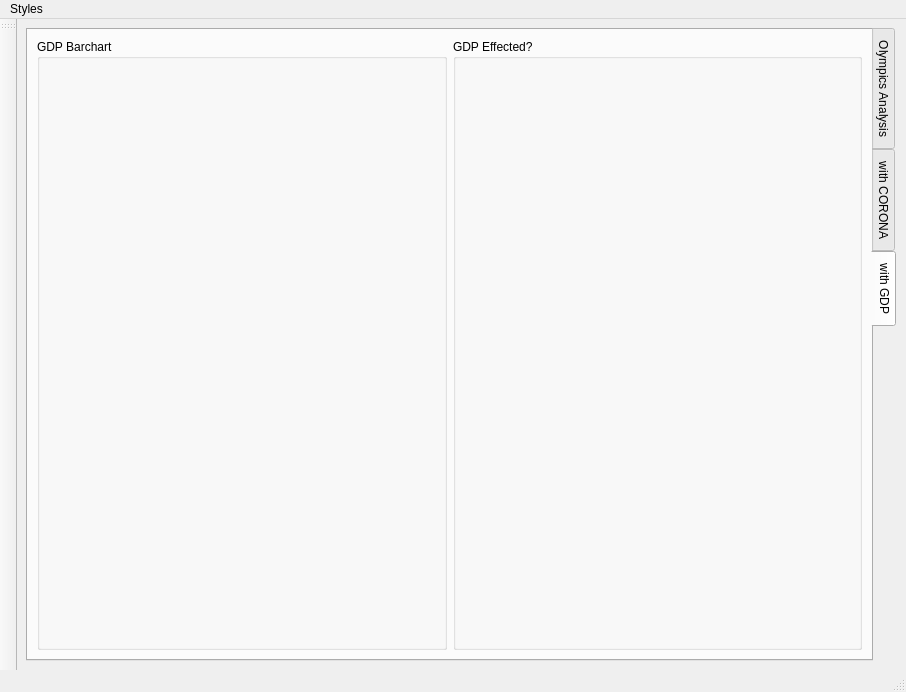
<?xml version="1.0" encoding="UTF-8"?>
<ui version="4.0">
 <class>MainWindow</class>
 <widget class="QMainWindow" name="MainWindow">
  <property name="geometry">
   <rect>
    <x>0</x>
    <y>0</y>
    <width>906</width>
    <height>692</height>
   </rect>
  </property>
  <property name="windowTitle">
   <string>Qt Material</string>
  </property>
  <widget class="QWidget" name="centralwidget">
   <layout class="QVBoxLayout" name="verticalLayout">
    <item>
     <widget class="QTabWidget" name="tabWidget">
      <property name="accessibleName">
       <string/>
      </property>
      <property name="tabPosition">
       <enum>QTabWidget::East</enum>
      </property>
      <property name="currentIndex">
       <number>2</number>
      </property>
      <widget class="QWidget" name="tab">
       <attribute name="title">
        <string>Olympics Analysis</string>
       </attribute>
       <layout class="QVBoxLayout" name="verticalLayout_3">
        <item>
         <layout class="QVBoxLayout" name="verticalLayout_5" stretch="1,1">
          <item>
           <layout class="QHBoxLayout" name="horizontalLayout_3" stretch="1,1">
            <item>
             <widget class="QGroupBox" name="groupBox_2">
              <property name="title">
               <string>Top 5 Gold medals in Tokyo Olympics</string>
              </property>
              <layout class="QVBoxLayout" name="verticalLayout_9">
               <item>
                <layout class="QGridLayout" name="graphLayout1_1"/>
               </item>
              </layout>
             </widget>
            </item>
            <item>
             <widget class="QGroupBox" name="groupBox">
              <property name="title">
               <string>Is HomeAdvantage?</string>
              </property>
              <layout class="QHBoxLayout" name="horizontalLayout_4">
               <item>
                <layout class="QGridLayout" name="graphLayout1_2"/>
               </item>
              </layout>
             </widget>
            </item>
           </layout>
          </item>
          <item>
           <layout class="QGridLayout" name="gridLayout_2">
            <item row="0" column="0">
             <widget class="QGroupBox" name="groupBox_3">
              <property name="title">
               <string>Recent Olympics Results</string>
              </property>
              <layout class="QVBoxLayout" name="verticalLayout_10">
               <item>
                <layout class="QGridLayout" name="graphLayout1_3"/>
               </item>
              </layout>
             </widget>
            </item>
           </layout>
          </item>
         </layout>
        </item>
       </layout>
      </widget>
      <widget class="QWidget" name="tab_3">
       <attribute name="title">
        <string>with CORONA</string>
       </attribute>
       <layout class="QHBoxLayout" name="horizontalLayout_6">
        <item>
         <layout class="QHBoxLayout" name="horizontalLayout" stretch="1,1">
          <item>
           <widget class="QGroupBox" name="graph2_3">
            <property name="title">
             <string>Corona Effected?</string>
            </property>
            <layout class="QVBoxLayout" name="verticalLayout_4">
             <item>
              <layout class="QGridLayout" name="graphLayout2_3"/>
             </item>
            </layout>
           </widget>
          </item>
          <item>
           <layout class="QVBoxLayout" name="verticalLayout_2" stretch="1,1">
            <item>
             <widget class="QGroupBox" name="graph2_1">
              <property name="title">
               <string>Confirmed Rate Barplot</string>
              </property>
              <layout class="QVBoxLayout" name="verticalLayout_6">
               <item>
                <layout class="QGridLayout" name="graphLayout2_1"/>
               </item>
              </layout>
             </widget>
            </item>
            <item>
             <widget class="QGroupBox" name="graph2_2">
              <property name="title">
               <string>Fatality Barplot</string>
              </property>
              <layout class="QVBoxLayout" name="verticalLayout_8">
               <item>
                <layout class="QGridLayout" name="graphLayout2_2"/>
               </item>
              </layout>
             </widget>
            </item>
           </layout>
          </item>
         </layout>
        </item>
       </layout>
      </widget>
      <widget class="QWidget" name="tab_2">
       <attribute name="title">
        <string>with GDP</string>
       </attribute>
       <layout class="QVBoxLayout" name="verticalLayout_11">
        <item>
         <layout class="QHBoxLayout" name="horizontalLayout_9" stretch="1,1">
          <item>
           <widget class="QGroupBox" name="groupBox_8">
            <property name="title">
             <string>GDP Barchart</string>
            </property>
            <layout class="QVBoxLayout" name="verticalLayout_12">
             <item>
              <layout class="QGridLayout" name="graphLayout3_1"/>
             </item>
            </layout>
           </widget>
          </item>
          <item>
           <widget class="QGroupBox" name="groupBox_7">
            <property name="title">
             <string>GDP Effected?</string>
            </property>
            <layout class="QVBoxLayout" name="verticalLayout_7">
             <item>
              <layout class="QGridLayout" name="graphLayout3_2"/>
             </item>
            </layout>
           </widget>
          </item>
         </layout>
        </item>
       </layout>
      </widget>
     </widget>
    </item>
   </layout>
   <widget class="QSplitter" name="splitter_2">
    <property name="geometry">
     <rect>
      <x>0</x>
      <y>0</y>
      <width>0</width>
      <height>0</height>
     </rect>
    </property>
    <property name="orientation">
     <enum>Qt::Vertical</enum>
    </property>
   </widget>
  </widget>
  <widget class="QMenuBar" name="menubar">
   <property name="geometry">
    <rect>
     <x>0</x>
     <y>0</y>
     <width>906</width>
     <height>21</height>
    </rect>
   </property>
   <widget class="QMenu" name="menuStyles">
    <property name="title">
     <string>Styles</string>
    </property>
   </widget>
   <addaction name="menuStyles"/>
  </widget>
  <widget class="QStatusBar" name="statusbar"/>
  <widget class="QToolBar" name="toolBar_vertical">
   <property name="windowTitle">
    <string>toolBar_2</string>
   </property>
   <attribute name="toolBarArea">
    <enum>LeftToolBarArea</enum>
   </attribute>
   <attribute name="toolBarBreak">
    <bool>false</bool>
   </attribute>
  </widget>
  <action name="actionSubmenu_2">
   <property name="checkable">
    <bool>true</bool>
   </property>
   <property name="text">
    <string>Submenu</string>
   </property>
  </action>
  <action name="actionSubmenu_3">
   <property name="text">
    <string>Submenu</string>
   </property>
  </action>
  <action name="actionSUBSUB">
   <property name="text">
    <string>SUBSUB</string>
   </property>
  </action>
  <action name="actionSUBSUB_2">
   <property name="text">
    <string>SUBSUB</string>
   </property>
  </action>
  <action name="actionSUBSUB_3">
   <property name="text">
    <string>SUBSUB</string>
   </property>
  </action>
  <action name="actiondissabled">
   <property name="enabled">
    <bool>false</bool>
   </property>
   <property name="text">
    <string>dissabled</string>
   </property>
  </action>
  <action name="actionSubmenu">
   <property name="checkable">
    <bool>true</bool>
   </property>
   <property name="checked">
    <bool>true</bool>
   </property>
   <property name="text">
    <string>Submenu</string>
   </property>
  </action>
  <action name="actionSubmenu_4">
   <property name="checkable">
    <bool>true</bool>
   </property>
   <property name="text">
    <string>Submenu</string>
   </property>
  </action>
  <action name="actionSubmenu_5">
   <property name="checkable">
    <bool>true</bool>
   </property>
   <property name="enabled">
    <bool>false</bool>
   </property>
   <property name="text">
    <string>Submenu</string>
   </property>
  </action>
  <action name="actionToolbar">
   <property name="text">
    <string>Qt Material Theme</string>
   </property>
   <property name="toolTip">
    <string>Qt Material Theme</string>
   </property>
  </action>
  <action name="actionSelected">
   <property name="checkable">
    <bool>true</bool>
   </property>
   <property name="checked">
    <bool>true</bool>
   </property>
   <property name="text">
    <string>Selected</string>
   </property>
  </action>
  <action name="actionaction">
   <property name="text">
    <string>action</string>
   </property>
  </action>
  <action name="actionaction2">
   <property name="text">
    <string>action2</string>
   </property>
  </action>
  <action name="actionaction3">
   <property name="text">
    <string>action3</string>
   </property>
  </action>
 </widget>
 <resources/>
 <connections/>
</ui>
